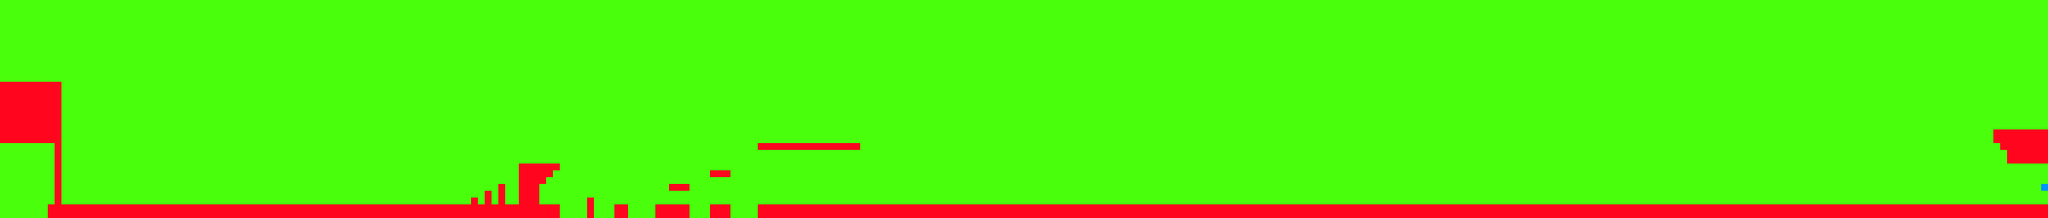

Below is a game level as drawn by its tile map, then a one-line description and the .tmx that defines it (tile-layer data replaced by summaries):
An orthogonal 300x32 tile map with 8x8 px tiles, 1 tile layer (Tile Layer 1).

<map version="1.9" tiledversion="1.9.2" orientation="orthogonal" renderorder="right-down" width="300" height="32" tilewidth="8" tileheight="8" infinite="0" nextlayerid="10" nextobjectid="1">
 <tileset firstgid="1" source="Texture/collision8.tsx" />
 <layer id="9" name="Tile Layer 1" width="300" height="32">
  <data>[9600 cells, 9600 non-empty, 3 distinct tile ids]</data>
 </layer>
</map>
